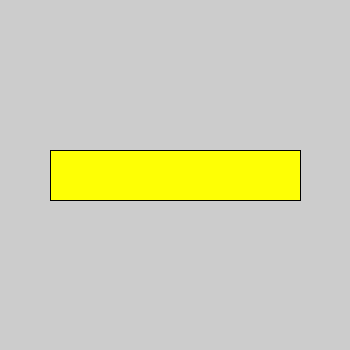
Frame 1 (no input)
Frame 60 (the mouse pressed at the canvas centre just before this capture): identical to frame 1, image omitted
Frame 120 (the mouse held since frame 60 and released just before this capture): identical to frame 1, image omitted

The Processing sketch that drew this single still picture (run headless with seeded random() and noise(); from frame 60 on, the mouse is pressed at the canvas centre):

// Processing sketch: Opgave_3_6
// ── Opgave_3_6.pde

final int BOX_KLEUR = #FEFF05;
final int BOX2_KLEUR = #EA9F9F;
int textKleur = #FF0000;
int hoogte = 50;
int breedte = 250;
int xPos = width / 2 - breedte / 2; 
int yPos = height / 2 - hoogte / 2;
int xPosText = xPos + breedte / 2;
int yPosText = yPos + hoogte / 2 - 10;


void setup() {
  size(350,350);
  xPos = width / 2 - breedte / 2;
  yPos = height / 2 - hoogte / 2;
  xPosText = xPos + breedte / 2;
  yPosText = yPos + hoogte / 2 - 10;
  fill(BOX_KLEUR);
  rect(xPos, yPos, breedte, hoogte);
}

void draw() {
}

void mouseClicked() {
  fill(BOX_KLEUR);
  rect(xPos, yPos, breedte, hoogte);
  fill(255);
  textSize(30);
  fill(textKleur);
  textAlign(CENTER, TOP);
  if (mouseX % 2 == 0 && mouseY % 2 == 0) {
    text("(" + mouseX + " - " + mouseY + ")", xPosText, yPosText);
  }
}
